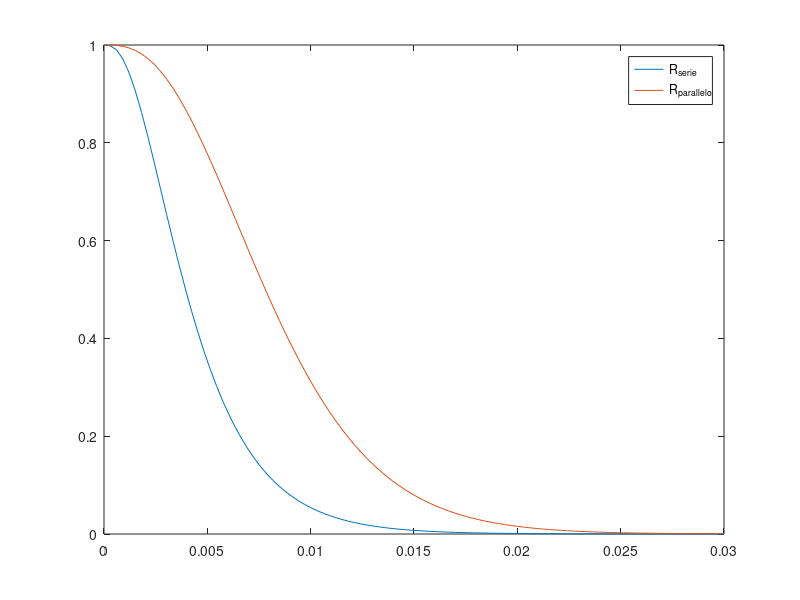

Recreate this plot in MATLAB.
clear all; close; clc;

R_serie = @(t) 1 - (1 - exp(-400.*t)).^3;
R_parallelo = @(t) (1 - (1 - exp(-100.*t)).^3).^4;

tempi = linspace(0,3/100);

figure;
plot(tempi,R_serie(tempi)); hold on;
plot(tempi,R_parallelo(tempi));
legend('R_{serie}','R_{parallelo}');